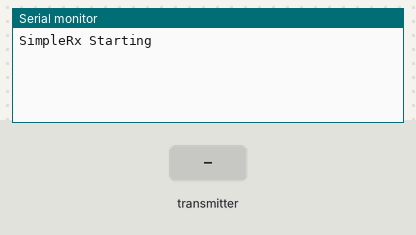
A program run on a simulated Arduino Uno, built with avr-gcc and run on an emulated ATmega328P. Parts: the last lines printed to the serial monitor. Inputs (shaded band) come from the test bench. No radio packets arrive unless stated.

Above: at 1.2 s.
1.3 s: the transmitter starts sending air = 0
At 1.37 s:
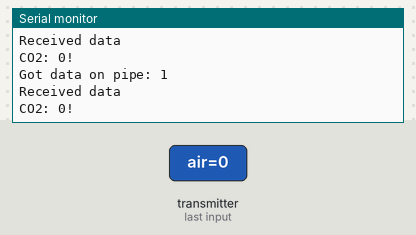
2.8 s: the transmitter starts sending air = 256
At 2.87 s:
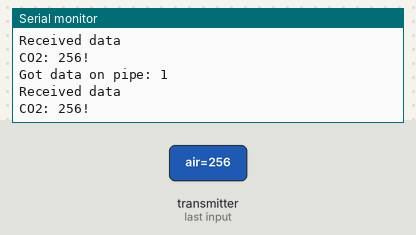

The program:

main.cpp
```cpp
#include <Arduino.h>
#include <SPI.h>
#include <nRF24L01.h>
#include <RF24.h>

#define CE_PIN 9
#define CSN_PIN 10

const byte address[][6] = {"1node", "2node", "3node", "4node", "5node", "6node"};

RF24 radio(CE_PIN, CSN_PIN);

struct SensorData
{
  uint16_t air;
};

SensorData dataReceived;

bool newData = false;

void getData();
void showData();

void setup()
{

  Serial.begin(115200);

  Serial.println(F("SimpleRx Starting"));
  radio.begin();
  radio.setDataRate(RF24_250KBPS);
  radio.setChannel(112);
  radio.setPALevel(RF24_PA_MAX);
  radio.openReadingPipe(1, address[0]);
  radio.openReadingPipe(2, address[1]);
  radio.openReadingPipe(3, address[2]);
  radio.openReadingPipe(4, address[3]);
  radio.openReadingPipe(5, address[4]);
  radio.openReadingPipe(6, address[5]);
  radio.startListening();
}

void loop()
{
  getData();
  showData();
}

void getData()
{
  uint8_t pipeNum;
  if (radio.available(&pipeNum))
  {
    Serial.print(F("Got data on pipe: "));
    Serial.println(pipeNum);
    radio.read(&dataReceived, sizeof(dataReceived));
    newData = true;
  }
}

void showData()
{
  if (newData == true)
  {
    Serial.println("Received data");
    Serial.print("CO2: ");
    Serial.print(dataReceived.air);
    Serial.println("!");
    newData = false;
  }
}
```

Measured:
- after the input at 1.3 s, the serial monitor: prints a new line at once (image 1)
- after the input at 2.8 s, the serial monitor: prints a new line at once (image 2)
